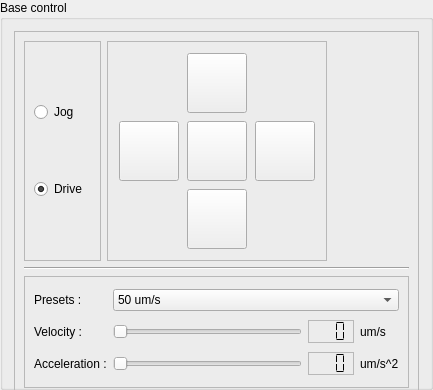
        <widget class="QGroupBox" name="baseControlBox">
         <property name="sizePolicy">
          <sizepolicy hsizetype="Minimum" vsizetype="Minimum">
           <horstretch>0</horstretch>
           <verstretch>0</verstretch>
          </sizepolicy>
         </property>
         <property name="minimumSize">
          <size>
           <width>433</width>
           <height>390</height>
          </size>
         </property>
         <property name="maximumSize">
          <size>
           <width>433</width>
           <height>390</height>
          </size>
         </property>
         <property name="title">
          <string>Base control</string>
         </property>
         <layout class="QGridLayout" name="gridLayout_3">
          <item row="0" column="0">
           <widget class="QFrame" name="baseControlFrame">
            <property name="minimumSize">
             <size>
              <width>405</width>
              <height>370</height>
             </size>
            </property>
            <property name="maximumSize">
             <size>
              <width>405</width>
              <height>370</height>
             </size>
            </property>
            <property name="frameShape">
             <enum>QFrame::StyledPanel</enum>
            </property>
            <property name="frameShadow">
             <enum>QFrame::Raised</enum>
            </property>
            <layout class="QGridLayout" name="gridLayout_15">
             <item row="0" column="0">
              <widget class="QFrame" name="baseMoveModeFrame">
               <property name="maximumSize">
                <size>
                 <width>88</width>
                 <height>220</height>
                </size>
               </property>
               <property name="frameShape">
                <enum>QFrame::StyledPanel</enum>
               </property>
               <property name="frameShadow">
                <enum>QFrame::Raised</enum>
               </property>
               <layout class="QVBoxLayout" name="verticalLayout_3">
                <item>
                 <widget class="QRadioButton" name="baseJogModeButton">
                  <property name="text">
                   <string>Jog</string>
                  </property>
                  <property name="checked">
                   <bool>false</bool>
                  </property>
                 </widget>
                </item>
                <item>
                 <widget class="QRadioButton" name="baseDriveModeButton">
                  <property name="text">
                   <string>Drive</string>
                  </property>
                  <property name="checked">
                   <bool>true</bool>
                  </property>
                 </widget>
                </item>
               </layout>
              </widget>
             </item>
             <item row="3" column="0" colspan="3">
              <widget class="QFrame" name="baseMoveParamFrame">
               <property name="minimumSize">
                <size>
                 <width>370</width>
                 <height>0</height>
                </size>
               </property>
               <property name="maximumSize">
                <size>
                 <width>435</width>
                 <height>112</height>
                </size>
               </property>
               <property name="frameShape">
                <enum>QFrame::StyledPanel</enum>
               </property>
               <property name="frameShadow">
                <enum>QFrame::Raised</enum>
               </property>
               <layout class="QGridLayout" name="gridLayout_9">
                <item row="0" column="0">
                 <widget class="QLabel" name="baseMovePresetLabel">
                  <property name="text">
                   <string>Presets :</string>
                  </property>
                 </widget>
                </item>
                <item row="1" column="0">
                 <widget class="QLabel" name="baseVelSliderLabel">
                  <property name="text">
                   <string>Velocity :</string>
                  </property>
                 </widget>
                </item>
                <item row="1" column="1">
                 <widget class="QSlider" name="baseVelocitySlider">
                  <property name="orientation">
                   <enum>Qt::Horizontal</enum>
                  </property>
                 </widget>
                </item>
                <item row="1" column="2">
                 <widget class="QLCDNumber" name="baseVelDisp">
                  <property name="frameShape">
                   <enum>QFrame::StyledPanel</enum>
                  </property>
                  <property name="digitCount">
                   <number>3</number>
                  </property>
                  <property name="segmentStyle">
                   <enum>QLCDNumber::Flat</enum>
                  </property>
                 </widget>
                </item>
                <item row="1" column="3">
                 <widget class="QLabel" name="baseVelDispLable">
                  <property name="text">
                   <string>um/s</string>
                  </property>
                 </widget>
                </item>
                <item row="2" column="0">
                 <widget class="QLabel" name="baseAccSliderLabel">
                  <property name="text">
                   <string>Acceleration :</string>
                  </property>
                 </widget>
                </item>
                <item row="2" column="1">
                 <widget class="QSlider" name="baseAccSlider">
                  <property name="orientation">
                   <enum>Qt::Horizontal</enum>
                  </property>
                 </widget>
                </item>
                <item row="2" column="2">
                 <widget class="QLCDNumber" name="baseAccDisp">
                  <property name="frameShape">
                   <enum>QFrame::StyledPanel</enum>
                  </property>
                  <property name="digitCount">
                   <number>3</number>
                  </property>
                  <property name="segmentStyle">
                   <enum>QLCDNumber::Flat</enum>
                  </property>
                 </widget>
                </item>
                <item row="2" column="3">
                 <widget class="QLabel" name="baseAccDispLabel">
                  <property name="text">
                   <string>um/s^2</string>
                  </property>
                 </widget>
                </item>
                <item row="0" column="1" colspan="3">
                 <widget class="QComboBox" name="baseMovePresetCombo">
                  <item>
                   <property name="text">
                    <string>50 um/s</string>
                   </property>
                  </item>
                  <item>
                   <property name="text">
                    <string>0.5 mm/s</string>
                   </property>
                  </item>
                  <item>
                   <property name="text">
                    <string>1 mm/s</string>
                   </property>
                  </item>
                 </widget>
                </item>
               </layout>
              </widget>
             </item>
             <item row="1" column="0" colspan="3">
              <widget class="Line" name="baseControlDiv">
               <property name="orientation">
                <enum>Qt::Horizontal</enum>
               </property>
              </widget>
             </item>
             <item row="0" column="1">
              <widget class="QFrame" name="baseArrowFrame">
               <property name="minimumSize">
                <size>
                 <width>220</width>
                 <height>220</height>
                </size>
               </property>
               <property name="maximumSize">
                <size>
                 <width>220</width>
                 <height>220</height>
                </size>
               </property>
               <property name="frameShape">
                <enum>QFrame::StyledPanel</enum>
               </property>
               <property name="frameShadow">
                <enum>QFrame::Raised</enum>
               </property>
               <layout class="QGridLayout" name="gridLayout_8">
                <item row="1" column="6">
                 <widget class="QPushButton" name="baseMoveRight">
                  <property name="minimumSize">
                   <size>
                    <width>60</width>
                    <height>60</height>
                   </size>
                  </property>
                  <property name="maximumSize">
                   <size>
                    <width>60</width>
                    <height>60</height>
                   </size>
                  </property>
                  <property name="styleSheet">
                   <string notr="true">image: url(:/icons/arrows/arrow-right-solid.svg);</string>
                  </property>
                  <property name="text">
                   <string/>
                  </property>
                 </widget>
                </item>
                <item row="1" column="2">
                 <widget class="QPushButton" name="baseMoveLeft">
                  <property name="minimumSize">
                   <size>
                    <width>60</width>
                    <height>60</height>
                   </size>
                  </property>
                  <property name="maximumSize">
                   <size>
                    <width>60</width>
                    <height>60</height>
                   </size>
                  </property>
                  <property name="styleSheet">
                   <string notr="true">image: url(:/icons/arrows/arrow-left-solid.svg);</string>
                  </property>
                  <property name="text">
                   <string/>
                  </property>
                 </widget>
                </item>
                <item row="2" column="4">
                 <widget class="QPushButton" name="baseMoveDown">
                  <property name="minimumSize">
                   <size>
                    <width>60</width>
                    <height>60</height>
                   </size>
                  </property>
                  <property name="maximumSize">
                   <size>
                    <width>60</width>
                    <height>60</height>
                   </size>
                  </property>
                  <property name="styleSheet">
                   <string notr="true">image: url(:/icons/arrows/arrow-down-solid.svg);</string>
                  </property>
                  <property name="text">
                   <string/>
                  </property>
                 </widget>
                </item>
                <item row="0" column="4">
                 <widget class="QPushButton" name="baseMoveUp">
                  <property name="minimumSize">
                   <size>
                    <width>60</width>
                    <height>60</height>
                   </size>
                  </property>
                  <property name="maximumSize">
                   <size>
                    <width>60</width>
                    <height>60</height>
                   </size>
                  </property>
                  <property name="styleSheet">
                   <string notr="true">image: url(:/icons/arrows/arrow-up-solid.svg);</string>
                  </property>
                  <property name="text">
                   <string/>
                  </property>
                 </widget>
                </item>
                <item row="1" column="4">
                 <widget class="QPushButton" name="baseLockMoveButton">
                  <property name="minimumSize">
                   <size>
                    <width>60</width>
                    <height>60</height>
                   </size>
                  </property>
                  <property name="maximumSize">
                   <size>
                    <width>60</width>
                    <height>60</height>
                   </size>
                  </property>
                  <property name="styleSheet">
                   <string notr="true"/>
                  </property>
                  <property name="text">
                   <string/>
                  </property>
                  <property name="checkable">
                   <bool>true</bool>
                  </property>
                 </widget>
                </item>
               </layout>
              </widget>
             </item>
            </layout>
           </widget>
          </item>
         </layout>
        </widget>
